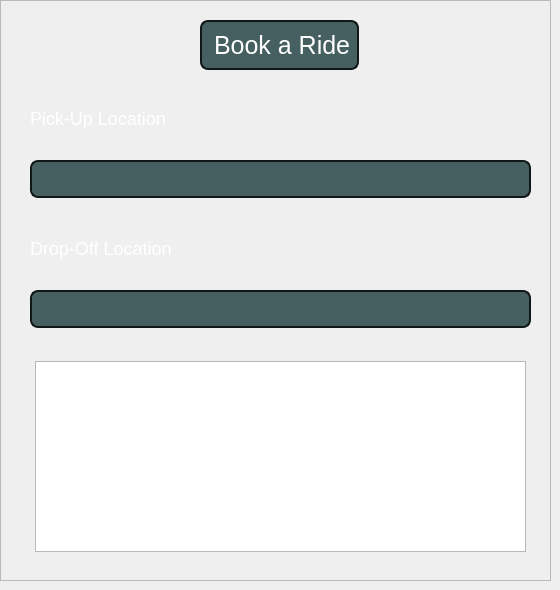
       <widget class="QWidget" name="bookRidepage">
        <widget class="QFrame" name="book_ride_frame">
         <property name="geometry">
          <rect>
           <x>0</x>
           <y>0</y>
           <width>551</width>
           <height>581</height>
          </rect>
         </property>
         <property name="frameShape">
          <enum>QFrame::Shape::StyledPanel</enum>
         </property>
         <property name="frameShadow">
          <enum>QFrame::Shadow::Raised</enum>
         </property>
         <widget class="QLabel" name="book_a_ride_label">
          <property name="geometry">
           <rect>
            <x>200</x>
            <y>20</y>
            <width>159</width>
            <height>50</height>
           </rect>
          </property>
          <property name="styleSheet">
           <string notr="true">QLabel {
    background-color: #466061; 
    border: 2px solid #101717; 
    border-radius: 8px; 
    padding: 6px;
    color: white; 
    font-size: 25px;            
}</string>
          </property>
          <property name="text">
           <string>Book a Ride</string>
          </property>
         </widget>
         <widget class="QLabel" name="pick_up_label">
          <property name="geometry">
           <rect>
            <x>30</x>
            <y>90</y>
            <width>235</width>
            <height>56</height>
           </rect>
          </property>
          <property name="font">
           <font>
            <family>Arial</family>
            <pointsize>-1</pointsize>
           </font>
          </property>
          <property name="styleSheet">
           <string notr="true">QLabel {
    color: white;                
    font-size: 18px;             
}
</string>
          </property>
          <property name="text">
           <string>Pick-Up Location</string>
          </property>
         </widget>
         <widget class="QLabel" name="label_25">
          <property name="geometry">
           <rect>
            <x>30</x>
            <y>220</y>
            <width>235</width>
            <height>56</height>
           </rect>
          </property>
          <property name="font">
           <font>
            <family>Arial</family>
            <pointsize>-1</pointsize>
           </font>
          </property>
          <property name="styleSheet">
           <string notr="true">QLabel {
    color: white;                
    font-size: 18px;             
}
</string>
          </property>
          <property name="text">
           <string>Drop-Off Location</string>
          </property>
         </widget>
         <widget class="QLineEdit" name="pick_up_input">
          <property name="geometry">
           <rect>
            <x>30</x>
            <y>160</y>
            <width>501</width>
            <height>38</height>
           </rect>
          </property>
          <property name="sizePolicy">
           <sizepolicy hsizetype="Expanding" vsizetype="Fixed">
            <horstretch>0</horstretch>
            <verstretch>0</verstretch>
           </sizepolicy>
          </property>
          <property name="styleSheet">
           <string notr="true">QLineEdit {
    background-color: #466061; 
    border: 2px solid #101717; 
    border-radius: 8px; 
    padding: 6px;
    color: white; 
    font-size: 15px;            
}
QLineEdit:focus {
    background-color: #4A5C66; /* Slightly lighter background on hover */
    border: 2px solid #FFFFFF; /* Highlight the border on hover */
}</string>
          </property>
         </widget>
         <widget class="QLineEdit" name="drop_off_input">
          <property name="geometry">
           <rect>
            <x>30</x>
            <y>290</y>
            <width>501</width>
            <height>38</height>
           </rect>
          </property>
          <property name="sizePolicy">
           <sizepolicy hsizetype="Expanding" vsizetype="Fixed">
            <horstretch>0</horstretch>
            <verstretch>0</verstretch>
           </sizepolicy>
          </property>
          <property name="styleSheet">
           <string notr="true">QLineEdit {
    background-color: #466061; 
    border: 2px solid #101717; 
    border-radius: 8px; 
    padding: 6px;
    color: white; 
    font-size: 15px;            
}
QLineEdit:focus {
    background-color: #4A5C66; /* Slightly lighter background on hover */
    border: 2px solid #FFFFFF; /* Highlight the border on hover */
}</string>
          </property>
         </widget>
         <widget class="QTableView" name="tableView">
          <property name="geometry">
           <rect>
            <x>35</x>
            <y>361</y>
            <width>491</width>
            <height>191</height>
           </rect>
          </property>
         </widget>
        </widget>
       </widget>
